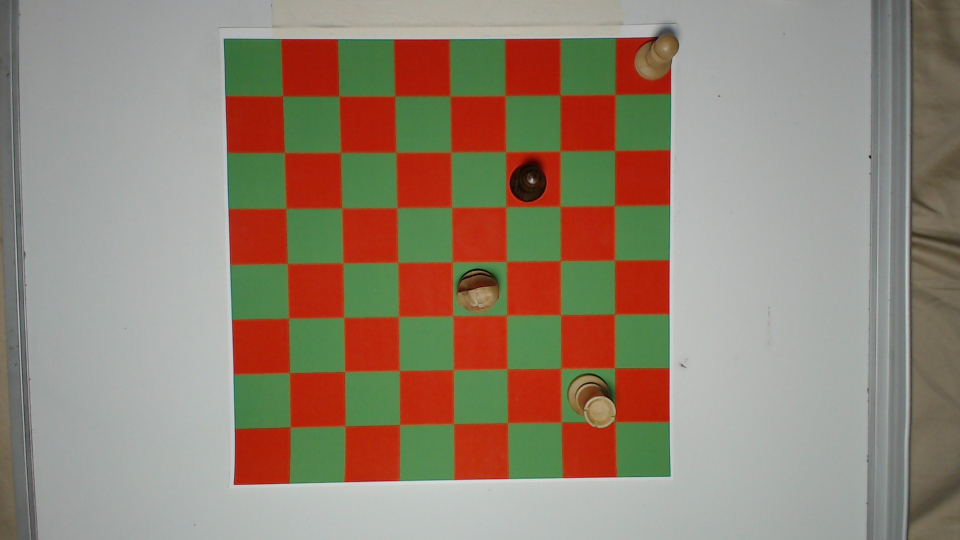
//> input picture TestData/1.jpg, 1920 x 1080 px (shown at 1/2 size); its folder holds only this picture in this run
$ ./filterTestPieces   (built with g++ and OpenCV 4)
//> lines starting //> are read from the running program, lines starting //| are printed output that depends on the picture; after the words box and inside, x2 and y2 are one past the last pixel; in counts of white or black regions, pixels touching at a corner belong together
#include "opencv2/imgproc.hpp"
#include "opencv2/highgui.hpp"
#include <iostream>
#include <stdlib.h>
#include <unistd.h>
using namespace std;
using namespace cv;
void on_low_r_thresh_trackbar(int, void *);
void on_high_r_thresh_trackbar(int, void *);
void on_low_g_thresh_trackbar(int, void *);
void on_high_g_thresh_trackbar(int, void *);
void on_low_b_thresh_trackbar(int, void *);
void on_high_b_thresh_trackbar(int, void *);
int orangeThreshold[] = {245,255,154,255,15,65};
int low_r=0, low_g=0, low_b=75;
int high_r=32, high_g=43, high_b=139;

int redThreshold[]   = {137,216,0,112,0,50};
int red2Threshold[]   = {30,216,0,40,0,50};
int greenThreshold[]   = {52,106,106,247,55,109};
int outsideThreshold[]   = {0,255,0,255,150,255};
int shadow1Threshold[]   = {65,103,66,96,69,97};
int shadow2Threshold[]   = {105,155,110,156,108,156};

int green[]   = { 36, 100, 105, 188,49, 136};
int red[]   = {109,255,0,71,0,92};
int lightGray[]   = {161,212,160,225,157,216};
int lightGray2[]   = {104,150,105,164,118,163};
int white[]   = {106,185,66,172,27,136};
int black[]   = {1,120,0,78,0,78};

Mat filter(Mat input, int *t);
Mat err(Mat input, int times);
Mat dil(Mat input, int times);
Mat removeColorRange(Mat , int *, Mat );
Mat subtractAnImage(Mat , Mat );
Mat removeTheMostlyRedAndGreenPixels(Mat );

int main(int argc, char *argv[])
{

char squares[4][3] = {"E4","F6","G2","H8"};

for(int t = 1 ; t < 6 ; t++) {

char input[20];
sprintf(input, "TestData/%d.jpg",t);
printf("%s\n",input);

for(int i = 0 ; i < 4 ; i ++) { // squares
char* square = squares[i];

char squareMask[20];
sprintf(squareMask, "PieceMasks/m_%s.jpg",square);

char output[20];
sprintf(output, "IsolatedTestData/i_%d_%s.jpg",t,square);

    Mat image, mask, brd;
    image = imread(input, CV_LOAD_IMAGE_COLOR);   // Read the file
//> image is the input picture: 1080 rows x 1920 cols, CV_8UC3; mean B, G, R 114.2, 131.3, 147.1
    mask = imread(squareMask, CV_LOAD_IMAGE_COLOR);   // Read the file
//> m_E4.jpg cannot be read in this run, so this picture is empty

    threshold(mask, mask, 100, 255, THRESH_BINARY);
    brd = imread("emptyBoard.jpg", CV_LOAD_IMAGE_COLOR);   // Read the file
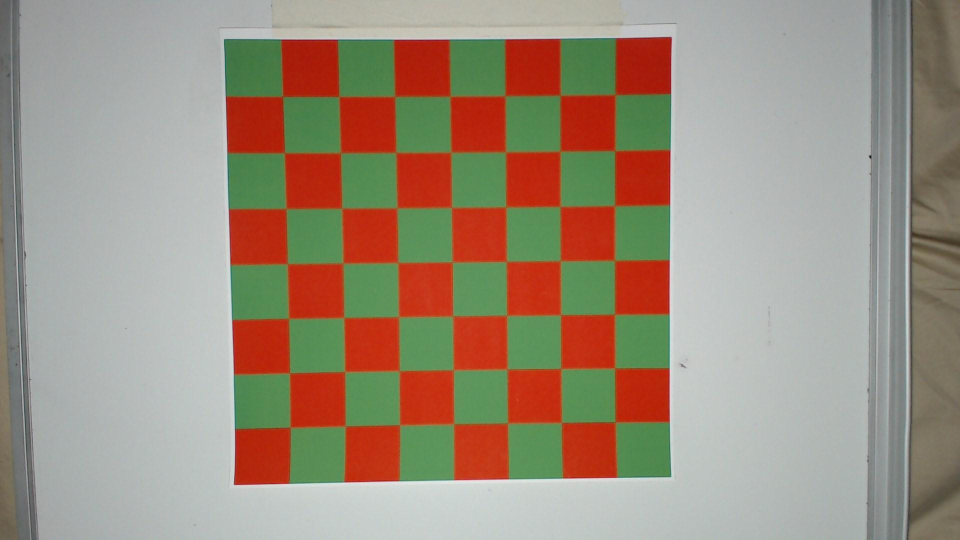
//> input picture emptyBoard.jpg, 1920 x 1080 px (shown at 1/2 size)
//> brd is the input picture: 1080 rows x 1920 cols, CV_8UC3; mean B, G, R 124, 141.5, 156.7

    Mat cutImage, cutBrd;

    image.copyTo(cutImage, mask);
    brd.copyTo(cutBrd, mask);


    Mat resMask = subtractAnImage(image,brd);
    Mat res,res2;
    image.copyTo(res2,resMask);

    res2.copyTo(res,mask);

    res = removeTheMostlyRedAndGreenPixels(res);

    namedWindow(input, WINDOW_NORMAL);
    imshow(input,res);


	imwrite(output,res);

}

}


    waitKey(0);
    return 0;
}

Mat removeTheMostlyRedAndGreenPixels(Mat image) {
    Mat res;
    Mat mask;
    image.copyTo(mask);
    	for(int i = 0; i < mask.cols; i++){
    	    for(int j = 0; j < mask.rows; j++){
    	        Vec3b & color = mask.at<Vec3b>(Point(i,j));
    	        float b = color[0];
    	        float g = color[1];
    	        float r = color[2];
    	        float percentGreen = g / (r + g + b);
    	        if(percentGreen > .4 && g > 20) {
    	            color[0] = 0;
    	            color[1] = 0;
    	            color[2] = 0;
    	        }
    	        float percentRed = r / (r + g + b);
    	        if(percentRed > .7 && r > 30) {
    	            color[0] = 0;
    	            color[1] = 0;
    	            color[2] = 0;
    	        }
//    			printf("\t%d\t%d\t%d\n",image.at<Vec3b>(Point(i,j))[0],image.at<Vec3b>(Point(i,j))[1],image.at<Vec3b>(Point(i,j))[2]);
    	    }
    	}
    cvtColor( mask, mask, CV_BGR2GRAY );
    threshold(mask, mask, 1, 255, THRESH_BINARY);

    namedWindow("a", WINDOW_NORMAL);
    imshow("a",mask);
    mask = dil(mask,1);
    mask = err(mask,1);
    mask = err(mask,2);
    mask = dil(mask,2);
    namedWindow("b", WINDOW_NORMAL);
    imshow("b",mask);

    image.copyTo(res,mask);

    return res;
}

Mat subtractAnImage(Mat image1, Mat image2) {
    Mat res1 = image1-image2;
    Mat res2 = image2-image1;


  /// Separate the image in 3 places ( B, G and R )
  vector<Mat> bgr_planes1;
  split( res1, bgr_planes1 );
  vector<Mat> bgr_planes2;
  split( res2, bgr_planes2 );


    threshold(bgr_planes1[0], bgr_planes1[0], 20, 255, THRESH_BINARY);
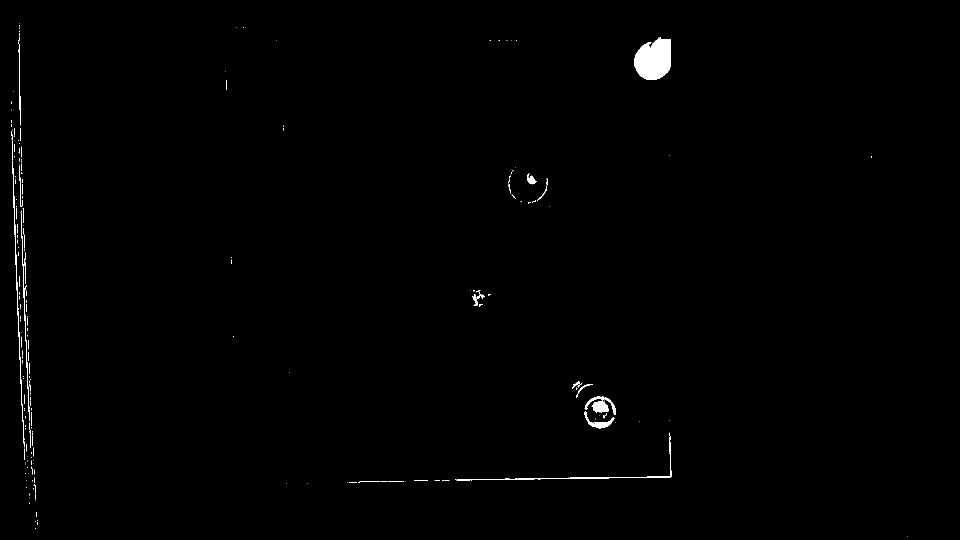
//> bgr_planes1[0]: 1080 rows x 1920 cols, CV_8UC1 (shown at 1/2 size); 0.55% white; 214 white regions (175 under 20 px), largest, box (x1, y1, x2, y2) and area: (1268, 75, 1342, 160) 4795, (913, 865, 1343, 961) 1039, (25, 321, 49, 895) 852
    threshold(bgr_planes1[1], bgr_planes1[1], 20, 255, THRESH_BINARY);
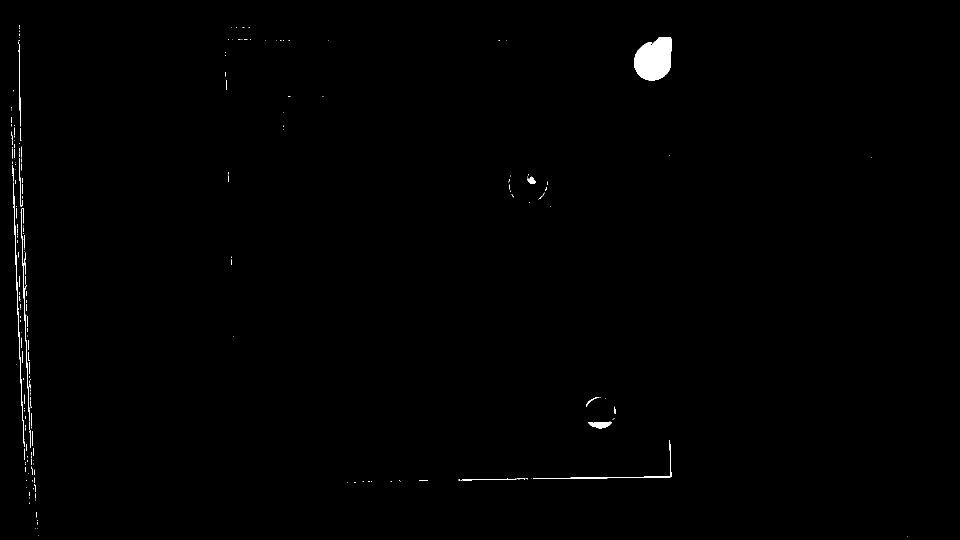
//> bgr_planes1[1]: 1080 rows x 1920 cols, CV_8UC1 (shown at 1/2 size); 0.47% white; 215 white regions (181 under 20 px), largest, box (x1, y1, x2, y2) and area: (1268, 75, 1343, 162) 5048, (26, 365, 49, 894) 783, (1066, 880, 1343, 958) 640
    threshold(bgr_planes1[2], bgr_planes1[2], 20, 255, THRESH_BINARY);
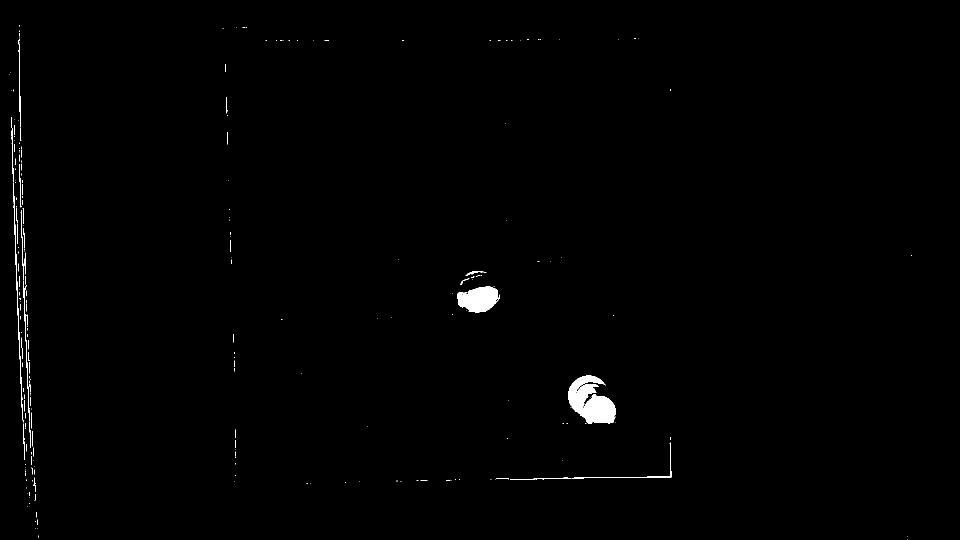
//> bgr_planes1[2]: 1080 rows x 1920 cols, CV_8UC1 (shown at 1/2 size); 0.64% white; 239 white regions (203 under 20 px), largest, box (x1, y1, x2, y2) and area: (1137, 751, 1232, 847) 5666, (914, 573, 1000, 626) 3163, (26, 365, 47, 845) 780
    threshold(bgr_planes2[0], bgr_planes2[0], 20, 255, THRESH_BINARY);
//> bgr_planes2[0]: 1080 rows x 1920 cols, CV_8UC1; 1.6% white; 2015 white regions (1906 under 20 px), largest, box (x1, y1, x2, y2) and area: (909, 530, 1005, 627) 5011, (446, 76, 1128, 972) 4510, (1134, 746, 1233, 845) 3706
    threshold(bgr_planes2[1], bgr_planes2[1], 20, 255, THRESH_BINARY);
//> bgr_planes2[1]: 1080 rows x 1920 cols, CV_8UC1; 1.8% white; 1878 white regions (1785 under 20 px), largest, box (x1, y1, x2, y2) and area: (446, 39, 1364, 969) 6997, (908, 534, 1005, 628) 5770, (1134, 746, 1236, 846) 4557
    threshold(bgr_planes2[2], bgr_planes2[2], 20, 255, THRESH_BINARY);
//> bgr_planes2[2]: 1080 rows x 1920 cols, CV_8UC1; 2% white; 2240 white regions (2108 under 20 px), largest, box (x1, y1, x2, y2) and area: (445, 39, 1364, 958) 11729, (1018, 308, 1097, 408) 5985, (1876, 0, 1920, 139) 3190

    Mat mask1 = bgr_planes1[0] + bgr_planes1[1] + bgr_planes1[2];
//> mask1: 1080 rows x 1920 cols, CV_8UC1; 0.97% white; 281 white regions (237 under 20 px), largest, box (x1, y1, x2, y2) and area: (1137, 751, 1232, 857) 6010, (1268, 75, 1343, 162) 5051, (914, 573, 1000, 626) 3163
    Mat mask2 = bgr_planes2[0] + bgr_planes2[1] + bgr_planes2[2];
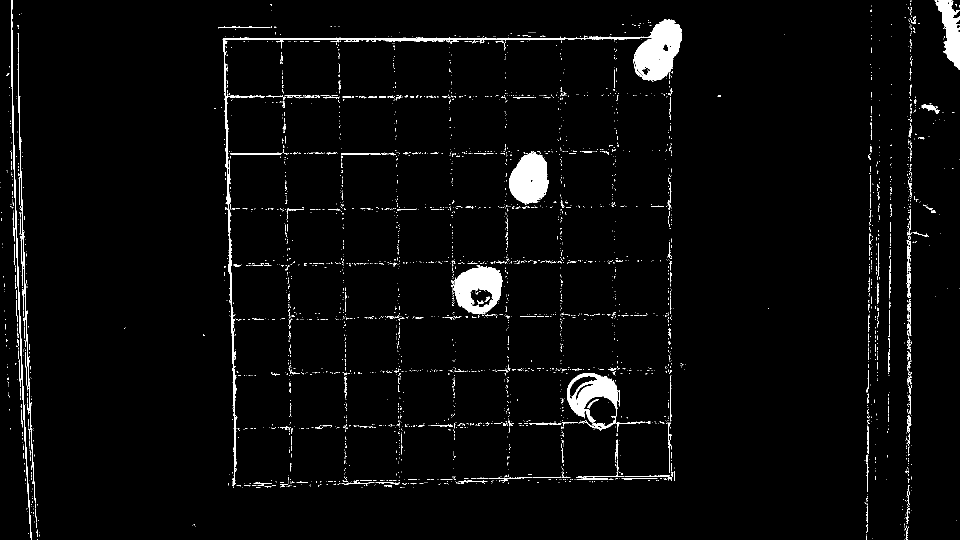
//> mask2: 1080 rows x 1920 cols, CV_8UC1 (shown at 1/2 size); 2.9% white; 3622 white regions (3408 under 20 px), largest, box (x1, y1, x2, y2) and area: (445, 38, 1364, 972) 13081, (1018, 304, 1097, 408) 6001, (908, 530, 1005, 628) 5891


    mask1 = err(mask1,4);
    mask1 = dil(mask1,4);
    mask1 = dil(mask1,4);
    mask1 = err(mask1,4);

    mask2 = err(mask2,4);
    mask2 = dil(mask2,4);
    mask2 = dil(mask2,4);
    mask2 = err(mask2,4);

    Mat res = mask1 + mask2;
    res = dil(res,3);
    res = err(res,3);
    return res;
}

Mat removeColorRange(Mat image, int *t, Mat mask) {
    Mat filteredImage = filter(image, t);
    Mat negative;
    bitwise_not(filteredImage, negative);
    // consider cleaning image
    Mat newMask;
    mask.copyTo(newMask, negative);
    return newMask;
}


Mat filter(Mat input, int *t){
	Mat ret;
    inRange(input,Scalar(t[4],t[2],t[0]), Scalar(t[5],t[3],t[1]),ret);
    threshold(ret, ret, 100, 255, THRESH_BINARY);
	return ret;
}

Mat err(Mat input, int times){
//> called with times = 4
	 Mat err;
  Mat str = getStructuringElement(MORPH_RECT,Size(3,3));
  erode(input,err,str);
//> err: 1080 rows x 1920 cols, CV_8UC1; 0.62% white; 17 white regions (10 under 20 px), largest, box (x1, y1, x2, y2) and area: (1138, 752, 1231, 856) 5095, (1269, 76, 1342, 161) 4697, (916, 574, 995, 625) 2763
	for(int i = 1 ; i < times ; i++){
	  erode(err,err,str);
	}
	return err;
}
Mat dil(Mat input, int times){
//> called with times = 4
	 Mat err;
  Mat str = getStructuringElement(MORPH_RECT,Size(3,3));
  dilate(input,err,str);
//> err: 1080 rows x 1920 cols, CV_8UC1; 0.46% white; 5 white regions (1 under 20 px), largest, box (x1, y1, x2, y2) and area: (1272, 78, 1340, 158) 4014, (1171, 795, 1229, 853) 2312, (918, 576, 993, 621) 2118, (1140, 754, 1194, 821) 1138
	for(int i = 1 ; i < times ; i++){
	  dilate(err,err,str);
	}
//> in dil (call 2), `dilate(input,err,str);`: err: 1080 rows x 1920 cols, CV_8UC1; 0.71% white; 4 white regions, box (x1, y1, x2, y2) and area: (1136, 750, 1233, 857) 6042, (1268, 74, 1344, 162) 5344, (914, 572, 997, 625) 3318, (1057, 356, 1068, 367) 121
//> in err (call 2), `erode(input,err,str);`: err: 1080 rows x 1920 cols, CV_8UC1; 0.83% white; 4 white regions, box (x1, y1, x2, y2) and area: (1134, 748, 1235, 859) 7152, (1266, 72, 1346, 164) 6025, (912, 570, 999, 627) 3890, (1055, 354, 1070, 369) 225
//> in err (call 3), `erode(input,err,str);`: err: 1080 rows x 1920 cols, CV_8UC1; 1.3% white; 263 white regions (233 under 20 px), largest, box (x1, y1, x2, y2) and area: (1269, 40, 1363, 160) 6348, (1019, 306, 1095, 406) 5521, (910, 534, 1004, 626) 5136
//> in dil (call 3), `dilate(input,err,str);`: err: 1080 rows x 1920 cols, CV_8UC1; 0.85% white; 7 white regions (1 under 20 px), largest, box (x1, y1, x2, y2) and area: (1022, 311, 1091, 403) 4772, (1273, 47, 1360, 157) 4679, (912, 539, 1001, 624) 3765, (1879, 0, 1920, 133) 2325, (1142, 759, 1232, 828) 1965, (983, 603, 989, 609) 27
//> in dil (call 4), `dilate(input,err,str);`: err: 1080 rows x 1920 cols, CV_8UC1; 1.3% white; 6 white regions, box (x1, y1, x2, y2) and area: (1269, 43, 1364, 161) 7306, (1018, 307, 1095, 407) 6234, (908, 535, 1005, 628) 6142, (1138, 755, 1236, 832) 3558, (1875, 0, 1920, 137) 3476, (1855, 210, 1867, 221) 132
//> the loop in dil (call 4), `for(int i = 1 ; i < times ; i++)` made 3 passes
//> pass 1, in dil (call 4), `dilate(err,err,str);`:
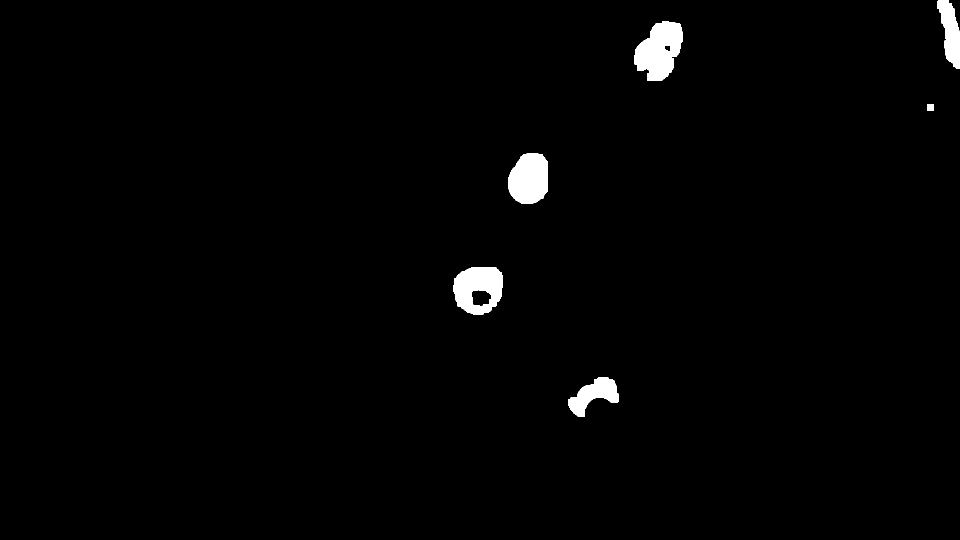
//> err: 1080 rows x 1920 cols, CV_8UC1 (shown at 1/2 size); 1.4% white; 6 white regions, box (x1, y1, x2, y2) and area: (1268, 42, 1365, 162) 7823, (907, 534, 1006, 629) 6697, (1017, 306, 1096, 408) 6593, (1137, 754, 1237, 833) 3936, (1874, 0, 1920, 138) 3755, (1854, 209, 1868, 222) 182
//> in err (call 4), `erode(input,err,str);`: err: 1080 rows x 1920 cols, CV_8UC1; 1.5% white; 6 white regions, box (x1, y1, x2, y2) and area: (1267, 41, 1366, 163) 8330, (906, 533, 1007, 630) 7233, (1016, 305, 1097, 409) 6959, (1136, 753, 1238, 834) 4320, (1873, 0, 1920, 139) 4040, (1853, 208, 1869, 223) 240
//> the loop in err (call 4), `for(int i = 1 ; i < times ; i++)` made 3 passes
//> pass 1, in err (call 4), `erode(err,err,str);`:
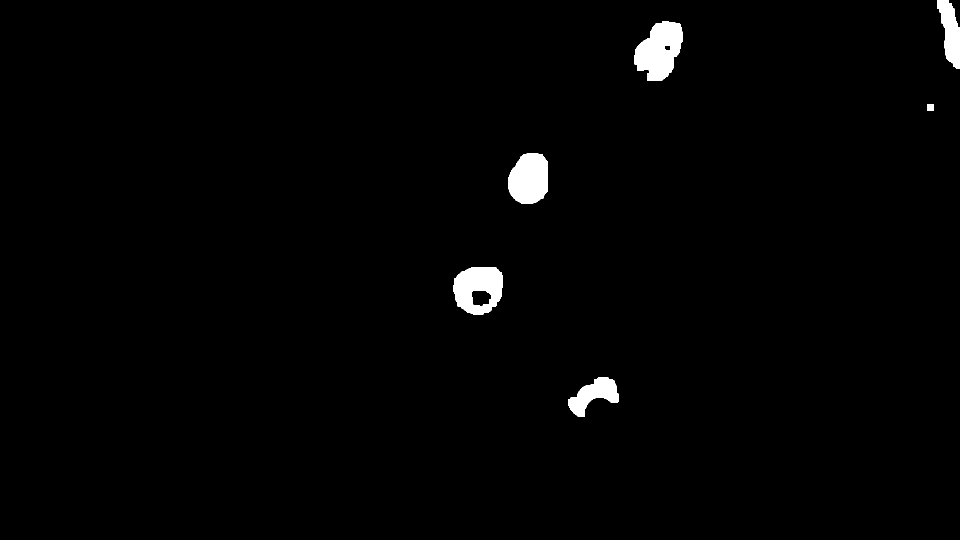
//> err: 1080 rows x 1920 cols, CV_8UC1 (shown at 1/2 size); 1.4% white; 6 white regions, box (x1, y1, x2, y2) and area: (1268, 42, 1365, 162) 7846, (907, 534, 1006, 629) 6705, (1017, 306, 1096, 408) 6593, (1137, 754, 1237, 833) 3936, (1874, 0, 1920, 138) 3776, (1854, 209, 1868, 222) 182
//> m_F6.jpg cannot be read in this run, so this picture is empty
//> m_G2.jpg cannot be read in this run, so this picture is empty
//> m_H8.jpg cannot be read in this run, so this picture is empty
//> 2.jpg cannot be read in this run, so this picture is empty
//> m_E4.jpg cannot be read in this run, so this picture is empty
//> (the run ends here: the program stops with an error, at `Mat res1 = image1-image2;`)
